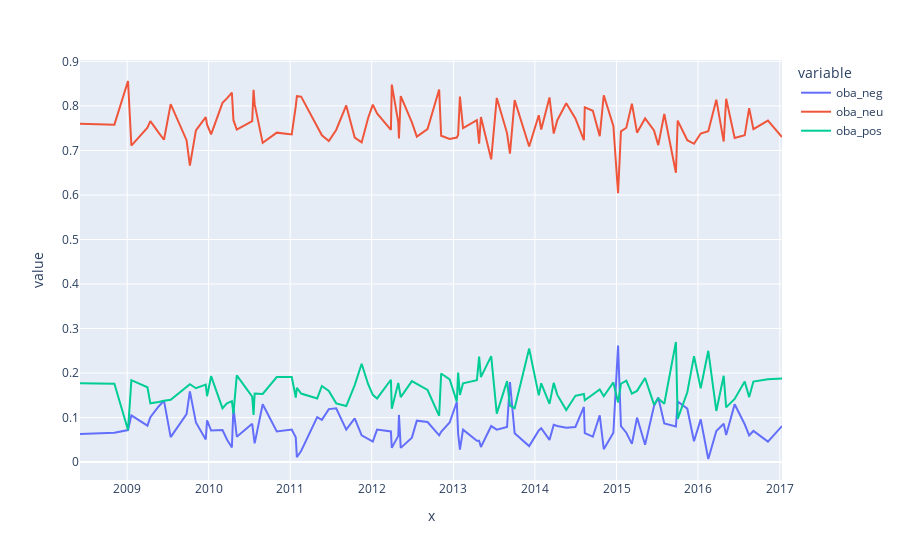

Source (notebook cell):
### Code cell
#Tail to remove the first obs which is from 2004 and messes with the plot
#You can change between px.line, px.bar (difficult to see) and px.histogram (messy aggregation)

fig=px.line(oba_bardata.tail(-1),x=oba_bardata.tail(-1).index,y=['oba_neg','oba_neu','oba_pos'])
fig.show()
